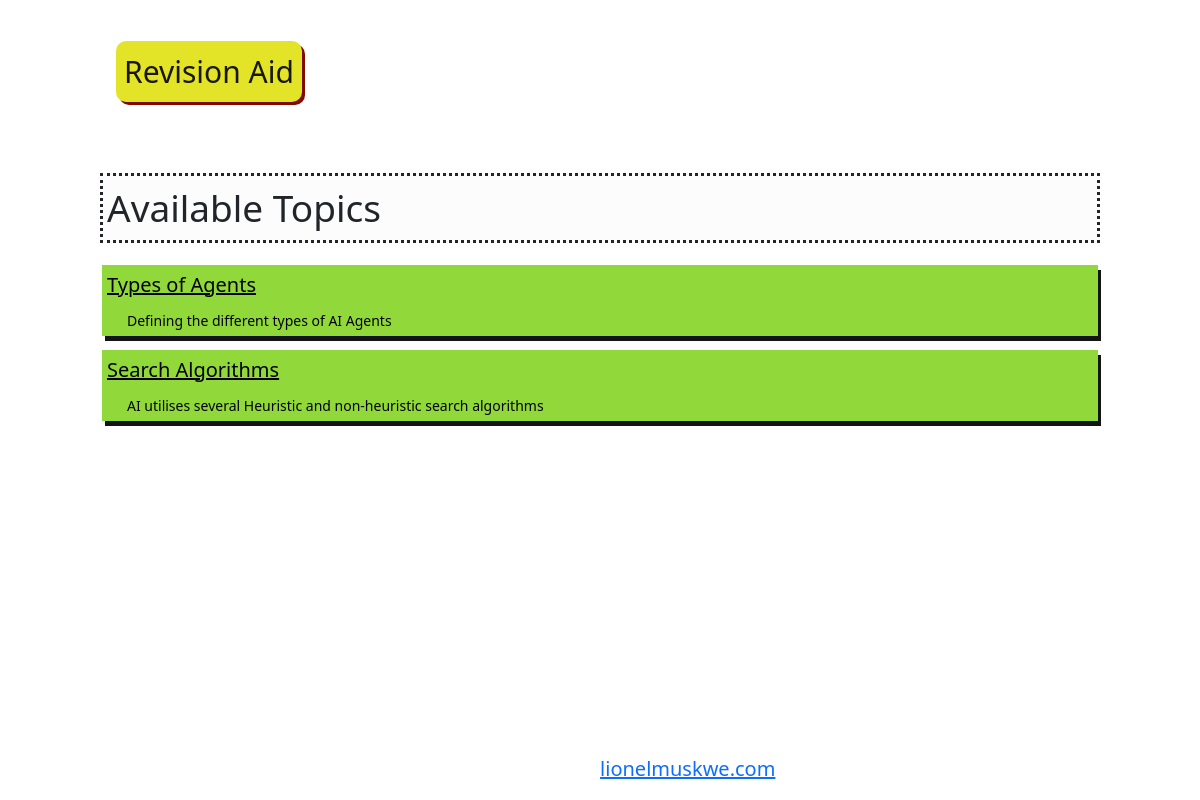
Screenshot of /subject/1 with the database file from the repository.
### Question/models.py (models this page shows)
class Topic(models.Model):
    name = models.CharField(max_length=100)
    description = models.CharField(max_length=100)
    subject = models.ForeignKey(Subject, on_delete=models.CASCADE)
    def __str__(self):
        return self.name

### Interface/views.py (the view)
# urls.py: path("subject/<int:pk>", topicsPage, name="topics-page"),
def topicsPage(request, pk):
    subject =  Subject.objects.get(pk=pk)
    topics = Topic.objects.filter(subject=subject)
    context = {
        "topics" : []
    }
    for topic in topics:
        context["topics"].append(topic)
    print("Topics = ", context["topics"])
    return render(request, "Interface/topics.html", context)

### templates/interface/topics.html (shortened to what this page needs)
{% extends 'interface/base.html' %}
{% block body %}
    <div class="">
        <div class="homepage-image-container ">
            <div class="title-subject">
                Available Topics
            </div>
            {% for topic in topics %}
                <a href=" {% url 'get-questions' topic.pk %}" class="topic-link">
                    <div class="topic-container">
                        <div class="subject-name ">
                            {{ topic.name }}
                        </div>
                        <div class="subject-description">
                            {{ topic.description }}
                        </div>
                    </div>
                </a>
            {% empty %}
                <br><br><br>
                <h1> No available topics </h1>
            {% endfor %}
        </div>
    </div>
{% endblock body %}

### static/css/base.css (style rules this page uses)
body { padding: 20px 100px 0px 100px; }
.homepage-image-container { display: flex; flex-flow: row wrap; justify-content: center; }
.title-subject { width: 100%; padding: 4px; font-size: 37px; margin-bottom: 20px; background-color: rgb(252, 252, 252); border-style: dotted; }
.subject-name { font-size: 20px; text-decoration: underline; margin-bottom: 10px; }
.subject-description { margin-left: 20px; font-size: 14px; }
.topic-container { width: 100%; background-color: rgb(145, 217, 58); box-shadow: 3px 5px rgb(21, 20, 20); padding: 5px; margin-bottom: 10px; }
.topic-link { padding: 2px; width: 100%; text-decoration: none; color: rgb(0, 0, 0); }

### rows the page displays
Topic: name "Types of Agents", description "Defining the different types of AI Agents"
Topic: name "Search Algorithms", description "AI utilises several Heuristic and non-heuristic search algorithms"
